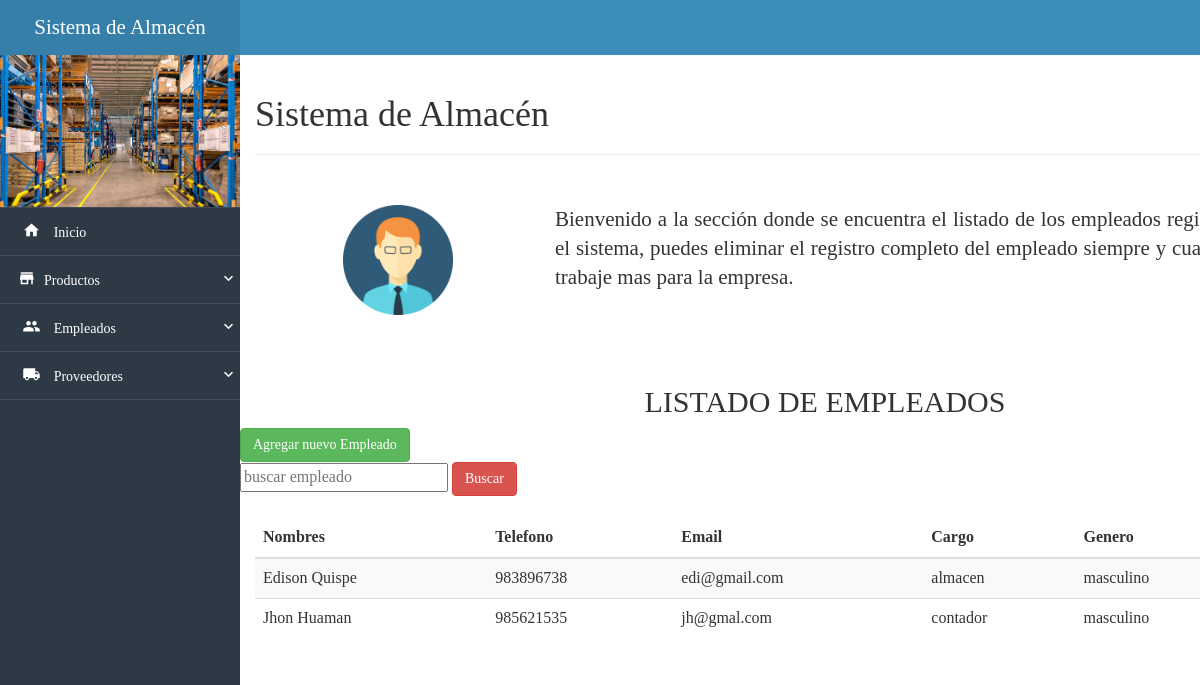
/mostrarEm.php, run on the app's committed database.
### tables this page shows
CREATE TABLE `empleado` (
  `id` smallint(6) NOT NULL,
  `nombre` varchar(50) DEFAULT NULL,
  `telefono` varchar(9) DEFAULT NULL,
  `email` varchar(50) DEFAULT NULL,
  `cargo` varchar(20) DEFAULT NULL,
  `genero` varchar(20) DEFAULT NULL
);

### mostrarEm.php (the view, shortened to what this page needs)
<?php
include('link.php');
require 'conexion.php';
$where = "";
$sql = "SELECT * FROM empleado $where";
$resultado = $mysqli->query($sql);
?>
<!DOCTYPE html>
<html lang="es">
<head>
</head>
<body>
    <div class="navbar-lateral full-reset">
        <div class="full-reset container-menu-movile custom-scroll-containers">
            <div class="logo ">
                Sistema de Almacén
            </div>
            <div>
                <figure>
                    <img src="assets/img/logo.jpg"  class="img-responsive center-box"
                     style="width:100%; height: 27%;">
                </figure>
            </div>
            <div class="full-reset nav-lateral-list-menu">
                <ul class="list-unstyled">
                    <li><a href="inicio.php"><i class="zmdi zmdi-home zmdi-hc-fw"></i>&nbsp;&nbsp; Inicio</a></li>
                    <li>
                        <div class="dropdown-menu-button"><i class="zmdi zmdi-store"></i>&nbsp;&nbsp; Productos <i class="zmdi zmdi-chevron-down pull-right zmdi-hc-fw"></i></div>
                    </li>
                    <li>
                        <div class="dropdown-menu-button"><i class="zmdi zmdi-accounts zmdi-hc-fw"></i>&nbsp;&nbsp; Empleados <i class="zmdi zmdi-chevron-down pull-right zmdi-hc-fw"></i></div>
                    </li>
                    <li>
                        <div class="dropdown-menu-button"><i class="zmdi zmdi-truck zmdi-hc-fw"></i>&nbsp;&nbsp; Proveedores <i class="zmdi zmdi-chevron-down pull-right zmdi-hc-fw"></i></div>
                    </li>
                </ul>
            </div>
        </div>
    </div>
    <div class="content-page-container full-reset custom-scroll-containers">
        <nav class="navbar-user-top full-reset">
            <ul class="list-unstyled full-reset">
            </ul>
        </nav>
        <div class="container">
            <div class="page-header">
              <h1 class="all-tittles">Sistema de Almacén<small>   </small></h1>
            </div>
            <div class="container-fluid"  style="margin: 50px 0;">
            <div class="row">
                <div class="col-xs-12 col-sm-4 col-md-3">
                    <img src="assets/img/user02.png" alt="user" class="img-responsive center-box" style="max-width: 110px;">
                </div>
                <div class="col-xs-12 col-sm-8 col-md-8 text-justify lead">
                    Bienvenido a la sección donde se encuentra el listado de los empleados registrados en el sistema, puedes
                     eliminar el registro completo del empleado siempre y cuando ya no trabaje mas para la empresa.
                </div>
            </div>
        </div>
       <div class="edii">
              <div >
            <div class="row">
                <h2 style="text-align:center">LISTADO DE EMPLEADOS</h2>
            </div>
            <div class="row">
                <a href="nuevoEm.php" class="btn btn-success">Agregar nuevo Empleado</a>
                <form action="<?php $_SERVER['PHP_SELF']; ?>" method="POST">
                    <input type="text" id="campo" name="campo" required='required'
                     placeholder="buscar empleado " autocomplete="off"/>
                    <input type="submit"  id="enviar" name="enviar" value="Buscar"
                    class="btn btn-danger"  />
                 </form>
            </div>
            <br>
            <div>
                <table class="table table-striped">
                   <thead>
                    <tr>
                        <th>Nombres</th>
                        <th>Telefono</th>
                        <th>Email</th>
                        <th>Cargo</th>
                        <th>Genero</th>
                    </tr>
                    </thead>
                    <tbody>
                     <?php while($row = $resultado->fetch_array(MYSQLI_ASSOC))
                    { ?>
                    <tr>
                    <td><?php echo $row['nombre']; ?></td>
                    <td><?php echo $row['telefono']; ?></td>
                    <td><?php echo $row['email']; ?></td>
                    <td><?php echo $row['cargo']; ?></td>
                    <td><?php echo $row['genero']; ?></td>
                    </tr>
                    <?php } ?>
                    </tbody>
                </table>
                     </div>
              </div>
            </div>
        </div>
    </div>
</body>
</html>

### css/style.css (style rules this page uses)
html, body { height: 100%; margin: 0; padding: 0; width: 100%; font-size: 16px; font-family: "Parrafos" !important; background-color: #fff; }
.center-box { margin: 0 auto; }
.full-reset { margin: 0; padding: 0; width: 100%; }
.navbar-user-top { background-color: #3c8dbc; height: 55px; position: relative; top: 0; left: 0; z-index: 7; }
.navbar-user-top > ul { height: 55px; padding: 0 15px; margin: 0; }
.nav-lateral-list-menu ul li a, .nav-lateral-list-menu ul li div { width: 100%; min-height: 45px; line-height: 45px; display: block; padding: 0; padding-left: 20px; font-size: 14px; text-decoration: none; color: #fff; border-bottom: 1px solid rgba(230,233,238,.1); transition: .3s all ease-in-out; -moz-transition: .3s all ease-in-out; -ms-transition: .3s all ease-in-out; -webkit-transition: .3s all ease-in-out; }
.nav-lateral-list-menu i { font-size: 18px; line-height: 45px; }
.nav-lateral-list-menu ul li:first-child { border-top: 1px solid rgba(230,233,238,.1); }
.nav-lateral-list-menu ul li div { cursor: pointer; }
@media (min-width: 1200px) { .navbar-lateral { display: inherit !important; } }

### data on the page
empleado: nombre "Edison Quispe", telefono "983896738", email "edi@gmail.com", cargo "almacen", genero "masculino"
empleado: nombre "Jhon Huaman", telefono "985621535", email "jh@gmal.com", cargo "contador", genero "masculino"
